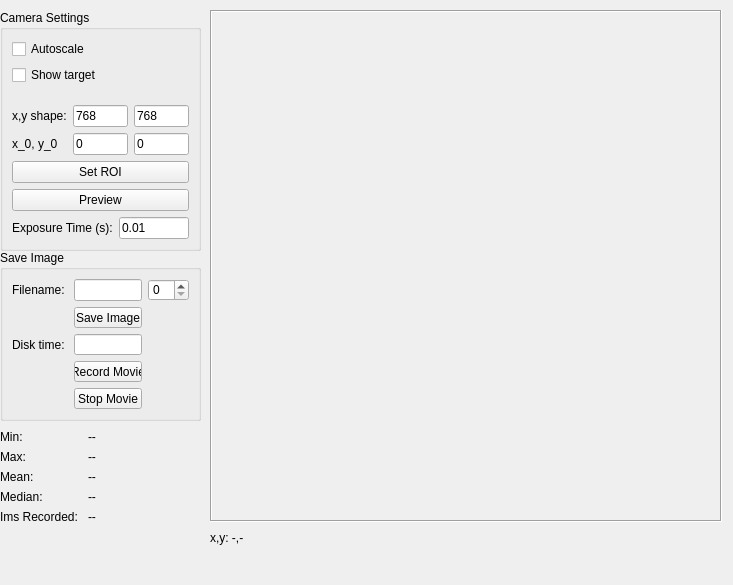
<?xml version="1.0" encoding="UTF-8"?>
<ui version="4.0">
 <class>Form</class>
 <widget class="QWidget" name="Form">
  <property name="geometry">
   <rect>
    <x>0</x>
    <y>0</y>
    <width>733</width>
    <height>585</height>
   </rect>
  </property>
  <property name="windowTitle">
   <string>Form</string>
  </property>
  <widget class="QGroupBox" name="groupBox_7">
   <property name="geometry">
    <rect>
     <x>0</x>
     <y>10</y>
     <width>201</width>
     <height>241</height>
    </rect>
   </property>
   <property name="title">
    <string>Camera Settings</string>
   </property>
   <layout class="QGridLayout" name="gridLayout_4">
    <item row="6" column="0">
     <widget class="QLabel" name="label_12">
      <property name="text">
       <string>Exposure Time (s):</string>
      </property>
     </widget>
    </item>
    <item row="6" column="1">
     <widget class="QLineEdit" name="exposuretime_lineEdit">
      <property name="text">
       <string>0.01</string>
      </property>
     </widget>
    </item>
    <item row="2" column="0" colspan="2">
     <layout class="QGridLayout" name="gridLayout_5">
      <item row="2" column="0">
       <widget class="QLabel" name="label_22">
        <property name="text">
         <string>x,y shape:</string>
        </property>
       </widget>
      </item>
      <item row="2" column="2">
       <widget class="QLineEdit" name="lineEdit_yshape">
        <property name="text">
         <string>768</string>
        </property>
       </widget>
      </item>
      <item row="3" column="0">
       <widget class="QLabel" name="label_23">
        <property name="text">
         <string>x_0, y_0</string>
        </property>
       </widget>
      </item>
      <item row="3" column="2">
       <widget class="QLineEdit" name="lineEdit_y0">
        <property name="text">
         <string>0</string>
        </property>
       </widget>
      </item>
      <item row="0" column="1">
       <spacer name="verticalSpacer">
        <property name="orientation">
         <enum>Qt::Vertical</enum>
        </property>
        <property name="sizeHint" stdset="0">
         <size>
          <width>20</width>
          <height>40</height>
         </size>
        </property>
       </spacer>
      </item>
      <item row="2" column="1">
       <widget class="QLineEdit" name="lineEdit_xshape">
        <property name="text">
         <string>768</string>
        </property>
       </widget>
      </item>
      <item row="3" column="1">
       <widget class="QLineEdit" name="lineEdit_x0">
        <property name="text">
         <string>0</string>
        </property>
       </widget>
      </item>
     </layout>
    </item>
    <item row="4" column="0" colspan="2">
     <widget class="QPushButton" name="pushButton_preview">
      <property name="text">
       <string>Preview</string>
      </property>
     </widget>
    </item>
    <item row="0" column="0">
     <widget class="QCheckBox" name="checkBox_autoscale">
      <property name="text">
       <string>Autoscale</string>
      </property>
     </widget>
    </item>
    <item row="1" column="0">
     <widget class="QCheckBox" name="checkBox_showTarget">
      <property name="text">
       <string>Show target</string>
      </property>
     </widget>
    </item>
    <item row="3" column="0" colspan="2">
     <widget class="QPushButton" name="pushButton_setROI">
      <property name="text">
       <string>Set ROI</string>
      </property>
     </widget>
    </item>
   </layout>
  </widget>
  <widget class="QLabel" name="labelDisplay">
   <property name="geometry">
    <rect>
     <x>210</x>
     <y>10</y>
     <width>512</width>
     <height>512</height>
    </rect>
   </property>
   <property name="frameShape">
    <enum>QFrame::Box</enum>
   </property>
   <property name="frameShadow">
    <enum>QFrame::Sunken</enum>
   </property>
   <property name="text">
    <string/>
   </property>
  </widget>
  <widget class="QLabel" name="label_xy">
   <property name="geometry">
    <rect>
     <x>210</x>
     <y>530</y>
     <width>131</width>
     <height>16</height>
    </rect>
   </property>
   <property name="text">
    <string>x,y: -,-</string>
   </property>
  </widget>
  <widget class="QGroupBox" name="groupBox">
   <property name="geometry">
    <rect>
     <x>0</x>
     <y>250</y>
     <width>201</width>
     <height>171</height>
    </rect>
   </property>
   <property name="title">
    <string>Save Image</string>
   </property>
   <layout class="QGridLayout" name="gridLayout">
    <item row="0" column="0">
     <widget class="QLabel" name="label_fn">
      <property name="text">
       <string>Filename: </string>
      </property>
     </widget>
    </item>
    <item row="0" column="1">
     <widget class="QLineEdit" name="lineEdit_fileName"/>
    </item>
    <item row="1" column="1">
     <widget class="QPushButton" name="pushButton_saveImage">
      <property name="text">
       <string>Save Image</string>
      </property>
     </widget>
    </item>
    <item row="0" column="2">
     <widget class="QSpinBox" name="spinBox_fileNameIndex"/>
    </item>
    <item row="3" column="1">
     <widget class="QPushButton" name="pushButton_recordMovie">
      <property name="text">
       <string>Record Movie</string>
      </property>
     </widget>
    </item>
    <item row="2" column="0">
     <widget class="QLabel" name="label_6">
      <property name="text">
       <string>Disk time:</string>
      </property>
     </widget>
    </item>
    <item row="2" column="1">
     <widget class="QLineEdit" name="lineEdit_toDiskTime"/>
    </item>
    <item row="4" column="1">
     <widget class="QPushButton" name="pushButton_stopRecord">
      <property name="text">
       <string>Stop Movie</string>
      </property>
     </widget>
    </item>
   </layout>
  </widget>
  <widget class="QWidget" name="widget" native="true">
   <property name="geometry">
    <rect>
     <x>0</x>
     <y>430</y>
     <width>201</width>
     <height>101</height>
    </rect>
   </property>
   <layout class="QFormLayout" name="formLayout">
    <item row="0" column="0">
     <widget class="QLabel" name="label">
      <property name="text">
       <string>Min: </string>
      </property>
     </widget>
    </item>
    <item row="0" column="1">
     <widget class="QLabel" name="labelMin">
      <property name="text">
       <string>--</string>
      </property>
     </widget>
    </item>
    <item row="1" column="0">
     <widget class="QLabel" name="label_2">
      <property name="text">
       <string>Max:</string>
      </property>
     </widget>
    </item>
    <item row="1" column="1">
     <widget class="QLabel" name="labelMax">
      <property name="text">
       <string>--</string>
      </property>
     </widget>
    </item>
    <item row="2" column="0">
     <widget class="QLabel" name="label_3">
      <property name="text">
       <string>Mean: </string>
      </property>
     </widget>
    </item>
    <item row="2" column="1">
     <widget class="QLabel" name="labelMean">
      <property name="text">
       <string>--</string>
      </property>
     </widget>
    </item>
    <item row="3" column="0">
     <widget class="QLabel" name="label_4">
      <property name="text">
       <string>Median: </string>
      </property>
     </widget>
    </item>
    <item row="3" column="1">
     <widget class="QLabel" name="labelMedian">
      <property name="text">
       <string>--</string>
      </property>
     </widget>
    </item>
    <item row="4" column="0">
     <widget class="QLabel" name="label_5">
      <property name="text">
       <string>Ims Recorded: </string>
      </property>
     </widget>
    </item>
    <item row="4" column="1">
     <widget class="QLabel" name="label_nImsRec">
      <property name="text">
       <string>--</string>
      </property>
     </widget>
    </item>
   </layout>
  </widget>
 </widget>
 <tabstops>
  <tabstop>lineEdit_xshape</tabstop>
  <tabstop>lineEdit_yshape</tabstop>
  <tabstop>lineEdit_x0</tabstop>
  <tabstop>lineEdit_y0</tabstop>
  <tabstop>pushButton_preview</tabstop>
  <tabstop>exposuretime_lineEdit</tabstop>
 </tabstops>
 <resources/>
 <connections/>
</ui>
